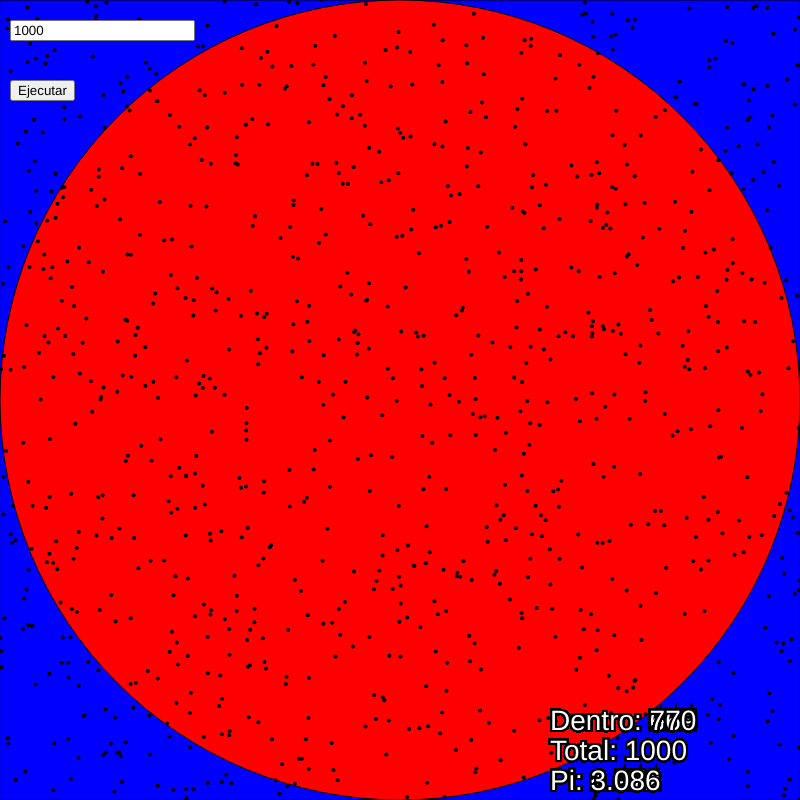
Frame 1 (no input)
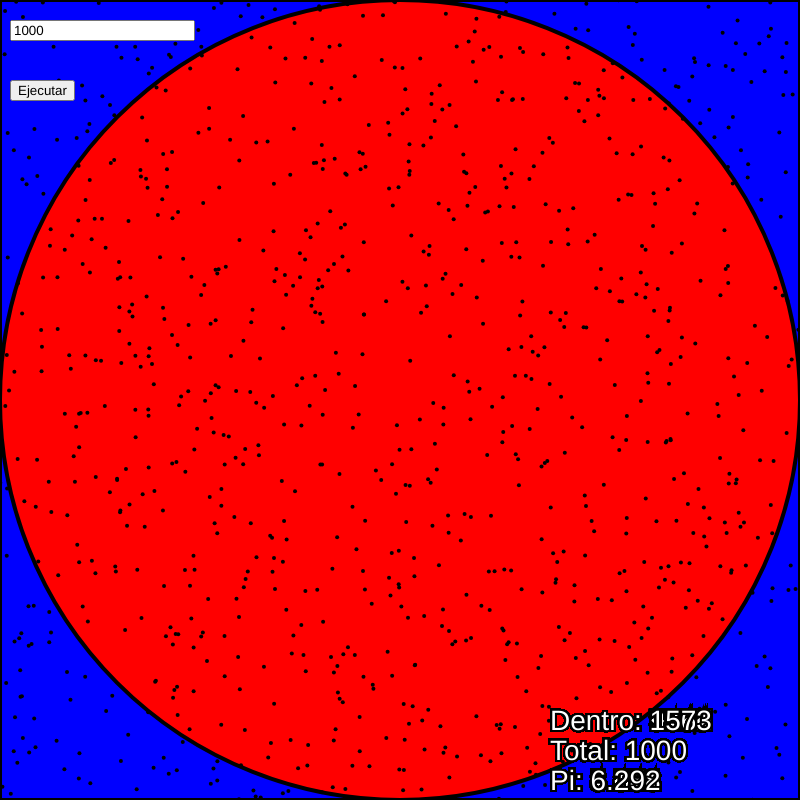
Frame 2 (the mouse pressed at the canvas centre, redrawn once)

The p5.js sketch that drew these frames (run headless with seeded random() and noise() and a simulated clock; the mouse was pressed at the canvas centre and the sketch redrawn once):

// p5.js sketch
// ── sketch.js
let puntos = 1000;
let contador = 0;
let inputPuntos;
let botonEjecutar;
let botonLimpiar;
let colorCuadrado;
let colorCirculo;

function preload() {
  // put preload code here
}

function setup() {
  // put setup code here
  createCanvas(800,800);
  noLoop(); //Draw solo se ejecuta una vez
  rectMode(CENTER); //los rectangulos se dibujan desde el centro
  inputPuntos = createInput(String(puntos));
  inputPuntos.position(10,20);
  colorCuadrado = createColorPicker('blue');
  colorCirculo = createColorPicker('red');
  botonEjecutar = createButton('Ejecutar');
  botonEjecutar.position(10,80);
  botonEjecutar.mousePressed(ejecutar);
}

function ejecutar(){
  puntos = int(inputPuntos.value());
  contador = 0;
  redraw();
}

function draw() {
  // put drawing code here
 // background(255);
 translate(width/2, height/2);
 let circl = colorCirculo.color();
 let cuad = colorCuadrado.color();
 fill(cuad);
 rect(0,0, width, height);
 fill(circl);
 circle(0,0, width);
 let radio = width/2;
 let lado = width;
 strokeWeight(4);
 stroke(0);
 for(let i=0; i<puntos; i++){
  let x = random(-radio, radio);
  let y = random(-height/2, height/2);
  point(x,y);
  let d = dist(0,0,x,y);
  if(d<=radio){
    contador++;
  }
  let pi = (contador*lado*lado)/(radio*radio*puntos);
  fill(255);
  textSize(28);
  text("Dentro: "+contador, 150, 330);
  text("Total: "+puntos, 150, 360);
  text("Pi: "+pi, 150, 390);

 }
}
